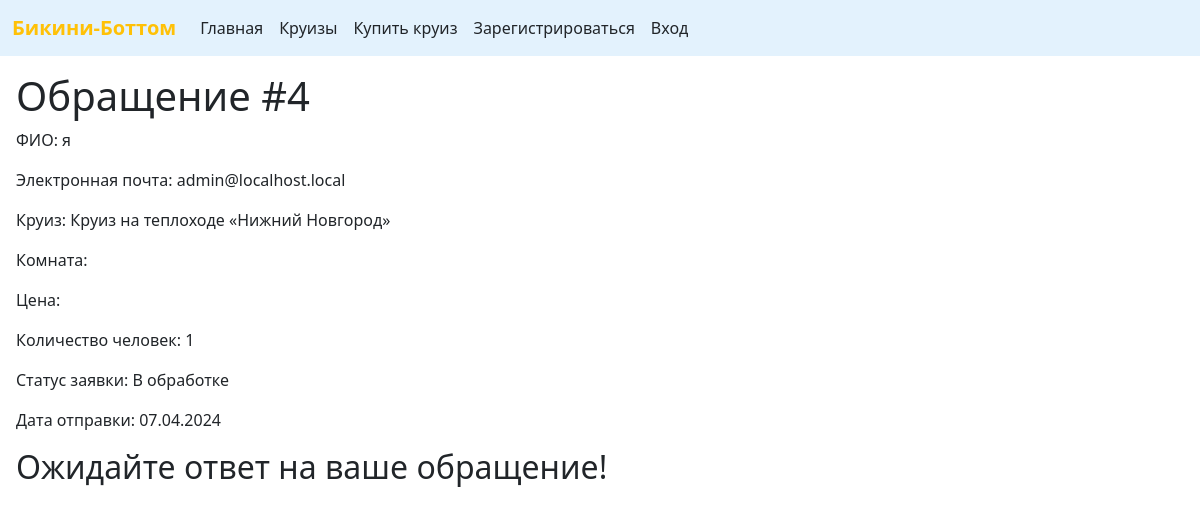
/appeal/view/d9c5878f7323002b7b0a934f5dffe44e402cce7ac06dee92de5701095be1d309, run on the app's committed database.
### appeal/models.py (models this page shows, shortened)
class Appeal(models.Model):
    STATUS_CHOICE = (("a", "В обработке"),
                     ("b", "Выполнено"),
                     ("c", "Отклонено"))
    user = models.ForeignKey(User, on_delete=models.CASCADE, related_name='appeals',
        null=True, default=None, verbose_name='Пользователь')
    cruise = models.ForeignKey(Cruise, on_delete=models.CASCADE, related_name='appeals',
        null=True, default=None, verbose_name='Круиз')
    room = models.ForeignKey(Room, on_delete=models.CASCADE, related_name='appeals',
        null=True, default=None, verbose_name='Комната')
    status = models.CharField(max_length=100, verbose_name='Статус', choices=STATUS_CHOICE, default='a')
    capacity = models.CharField(max_length=60, verbose_name='Количество человек')
    contact = models.CharField(max_length=128, verbose_name='Контактая информация')
    email = models.EmailField("Электронная почта", blank=False)
    uid = models.CharField(max_length=64, blank=True, null=False, db_index=True, unique=True)
    date = models.DateTimeField("Дата отправки", auto_now_add=True)
    class Meta:
        verbose_name = 'Обращение'
        verbose_name_plural = 'Обращения'

### cruise_list/models.py (models this page shows, shortened)
class Cruise(models.Model):
    title = models.CharField(max_length=128, verbose_name='Название')
    time = models.CharField(max_length=60, verbose_name='Время круиза')
    cities = models.CharField(max_length=128, verbose_name='Название городов')
    discription =models.TextField(verbose_name='Описание')
    price = models.CharField(max_length=100, verbose_name='Цена')
    is_active = models.BooleanField(verbose_name='Активен', default=True, db_index=True)
    publish_date = models.DateTimeField(auto_now_add=True, db_index=True, verbose_name='Дата публикации')
    edit_date = models.DateTimeField(auto_now=True, db_index=True, verbose_name='Дата редактирования')
    image = models.ImageField(upload_to='%Y/%m/%d', blank=True, null=True)
    view = models.CharField(max_length=128, verbose_name='Просмотры')
    class Meta:
        verbose_name = 'Маршруты и корабли'
        verbose_name_plural = 'Маршруты и корабли'
        ordering = ('-publish_date', '-edit_date')

### appeal/views.py (the view)
# urls.py: path('view/<slug:uid>', views.AppealDetailView.as_view(), name='view')
class AppealDetailView(DetailView):
    model = Appeal
    template_name = 'appeal/appeal_detail.html'
    context_object_name = 'appeal'
    slug_field = 'uid'
    slug_url_kwarg = 'uid'

### appeal/templates/appeal/appeal_detail.html (shortened to what this page needs)
{% extends 'root.html'%}
{% block content %}
<div class="ms-3 mt-3">
  <h1>Обращение #{{ appeal.id }}</h1>
  <p>ФИО: {{ appeal.contact }}</p>
  <p>Электронная почта: {{ appeal.email }}</p>
  <p>Круиз: {{ appeal.cruise.title }}</p>
  <p>Комната: {{ appeal.room.get_category_display }}</p>
  <p>Цена: {{ appeal.room.price }}</p>
  <p>Количество человек: {{ appeal.capacity }}</p>
  <p>Статус заявки: {{ appeal.get_status_display }}</p>
  <p>Дата отправки: {{ appeal.date|date:'d.m.Y' }}</p>
  {% if appeal.answer %}
    <div>
      <h2>Ответ на обращение #{{ appeal.id }}</h2>
      {% with appeal.answer as answer %}
      <p>{{ answer.text }}</p>
      <p>Автор: {{ answer.author.get_full_name }}</p>
      <p>Дата отправки: {{ answer.send_date|date:'d.m.Y' }}</p>
      {% if send_date != update_date %}
        <p>Дата изменения: {{ answer.update_date }}</p>
      {% endif %}
      {% endwith %}
    </div>
  {% else %}
  <div>
    <h2>Ожидайте ответ на ваше обращение!</h2>
  </div>
  {% endif %}
</div>
{% endblock %}

### data on the page
Appeal: id "4", contact "я", email "admin@localhost.local", cruise "Круиз на теплоходе «Нижний Новгород»", capacity "1", status "В обработке", date "07.04.2024"
